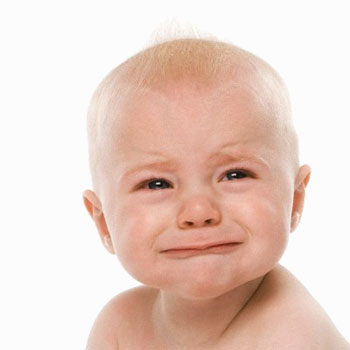
#> input picture faces/test1.jpg, 350 x 350 px, given in place of the camera
$ python cam_face_detection.py   (older library calls are emulated)
#> lines starting #> are read from the running program, lines starting #| are printed output that depends on the picture; after the words box and inside, x2 and y2 are one past the last pixel; in counts of white or black regions, pixels touching at a corner belong together
import cv2
import time

save_path = 'C:\\Users\\a2001\\Desktop\\' #ex: 'C:\\Users\\username\\Desktop\\saved_faces'
cascade = 0 #0 for Haar; 1 for LBP

if (cascade == 0):
    face_cascade = cv2.CascadeClassifier('haarcascades\\haarcascade_frontalface_alt.xml')
elif (cascade == 1):
    face_cascade = cv2.CascadeClassifier('lbpcascades\\lbpcascade_frontalface.xml')

autoSave = False #autosave pictures when faces detected
markOn = False #leave the detection mark
webcamOn = True #True for webcam; False for video
if(webcamOn):
    cap = cv2.VideoCapture(0)
else:
    vid = cv2.VideoCapture('..\\database\\image recognition\\examples\\footage.mp4')

blockColor = [
        (255, 0, 0), #0:blue
        (0, 255, 0), #1:green
        (0, 0, 255), #2:red
        (255, 255, 0), #3:teal
        (0, 255, 255), #4:orange
        (255, 0, 255) #5:purple
        ]

def faceDetection(name):
#> called with name = 'Output'
    isOn = True
    while(True):
        if(webcamOn):
            ret, frame = cap.read()
#> frame is the input picture: shape (350, 350, 3); mean B, G, R 199.5, 209.5, 232.8
        else:
            ret, frame = vid.read()
            if (not ret):
                break
        keypress = cv2.waitKey(1)
#> (key q is pressed here)

        if(ret is True):
            if(not webcamOn):
                frame = cv2.resize(frame, None, fx=0.3, fy=0.3, interpolation = cv2.INTER_LINEAR)
            gray = cv2.cvtColor(frame, cv2.COLOR_BGR2GRAY)
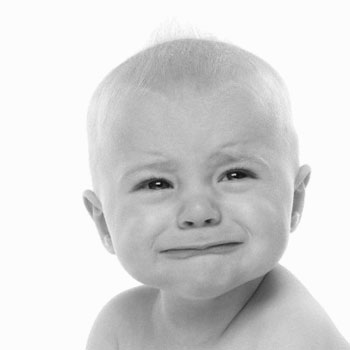
#> gray: shape (350, 350); min 0, max 255, mean 215.3
            faces = face_cascade.detectMultiScale(gray, 1.3, 5)
#> faces = [[98, 102, 194, 194]]
            date = time.strftime('%Y%m%d_%H%M%S')

            for (x,y,w,h) in faces:
                display = frame.copy()
                i = 1
                cv2.rectangle(frame, (x,y), (x+w, y+h), blockColor[i], 2)

                #auto-save
                if(autoSave):
                    mes = 'Faces found: ' + str(len(faces))
                    print(mes)
                    if (markOn):
                        cv2.imwrite((save_path+'saved_faces_'+date+'.jpg'), frame)
                    else:
                        cv2.imwrite((save_path+'saved_faces_'+date+'.jpg'), display)

                    #file saved
                    text = 'File saved'
                    boxColor = (200, 255, 200)
                    textColor = (0, 255, 0)
                    textBox(frame, text, boxColor, textColor)
#> this loop made 1 pass
#> (x, y, w, h, i) on pass 1: (98, 102, 194, 194, 1)
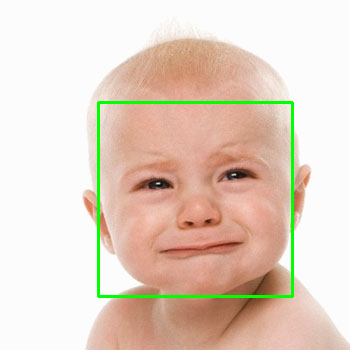
#> frame: shape (350, 350, 3); 1.9% of pixels changed, all inside (x1, y1, x2, y2) = (97, 101, 294, 298)


            #quit
            if keypress & 0xFF == ord('q'):
                break

            #print the number of faces found
            if (len(faces) > 0):
                mes = 'Faces found: ' + str(len(faces))

                #pause
                if keypress & 0xFF == ord(' '):
                    isOn = not isOn
                    if (not isOn and autoSave == False):
                        print(mes)
                        if (markOn):
                            cv2.imwrite((save_path+'saved_faces_'+date+'.jpg'), frame)
                        else:
                            cv2.imwrite((save_path+'saved_faces_'+date+'.jpg'), display)

                        #file saved
                        text = 'File saved'
                        boxColor = (200, 255, 200)
                        textColor = (15, 15, 15)
                        textBox(frame, text, boxColor, textColor)
                        cv2.imshow(name, frame)

                #print instruction
                if (not autoSave):
                    text = 'Press \'Space\' to screenshot/Press \'q\' to quit'
                    boxColor = (235, 235, 235)
                    textColor = (15, 15, 15)
                    textBox(frame, text, boxColor, textColor)

            else:
                #pause
                if keypress & 0xFF == ord(' '):
                    isOn = not isOn

                #detection error
                text = 'Detection Error: objects(faces) not found'
                mes = text
                boxColor = (200, 200, 255)
                textColor = (0, 0, 255)
                textBox(frame, text, boxColor, textColor)

        else:
            continue

        if(isOn):
            cv2.imshow(name, frame)

    if(webcamOn):
        cap.release()
    else:
        vid.release()
    cv2.destroyAllWindows()

def textBox(frame, text, boxColor, textColor):
    font = cv2.FONT_HERSHEY_SIMPLEX
    size = (frame.shape[1] * 0.8) / frame.shape[1]
    thickness = 1
    #get boundary of the text
    textsize = cv2.getTextSize(text, font, size, thickness)[0]
    #get coords
    textX = int((frame.shape[1] - textsize[0]) / 2)
    textY = frame.shape[0] - textsize[1] * 2
    textXa = textX
    textXb = textX + textsize[0]
    overlay = frame.copy()
    cv2.rectangle(overlay, (textXa-3, textY-int(textsize[1]*0.5)), (textXb+3, textY+int(textsize[1]*1.5)), boxColor, -1)
    cv2.putText(overlay, text, (textXa, textY+15), font, size, textColor, thickness)
    opacity = 0.7
    cv2.addWeighted(overlay, opacity, frame, 1 - opacity, 0, frame)

faceDetection('Output')

$ run again, on faces/test2.jpg
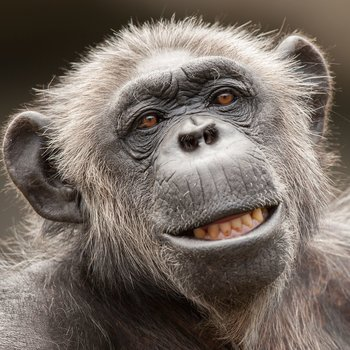
#> input picture faces/test2.jpg, 350 x 350 px, given in place of the camera
#> in faceDetection, frame is the input picture: shape (350, 350, 3); mean B, G, R 99, 107.1, 117.7
#> in faceDetection, `gray = cv2.cvtColor(frame, cv2.COLOR_BGR2GRAY)`:
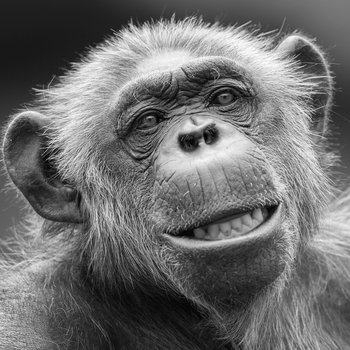
#> gray: shape (350, 350); min 0, max 254, mean 109.3
#> faces = ()

$ run again, on faces/test5.jpg
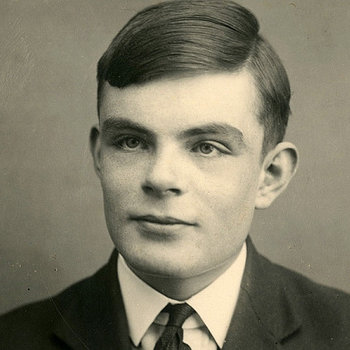
#> input picture faces/test5.jpg, 350 x 350 px, given in place of the camera
#> in faceDetection, frame is the input picture: shape (350, 350, 3); mean B, G, R 104.2, 123.8, 128.3
#> in faceDetection, `gray = cv2.cvtColor(frame, cv2.COLOR_BGR2GRAY)`:
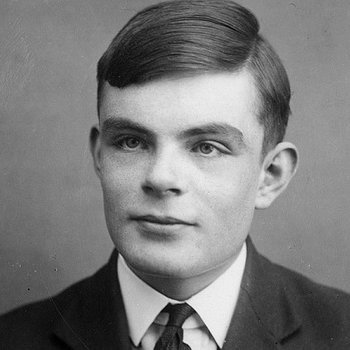
#> gray: shape (350, 350); min 0, max 250, mean 122.9
#> faces = [[63, 65, 206, 206]]
#> the loop in faceDetection, `for (x,y,w,h) in faces:` made 1 pass
#> (x, y, w, h, i) on pass 1: (63, 65, 206, 206, 1)
#> after the loop in faceDetection, `for (x,y,w,h) in faces:`:
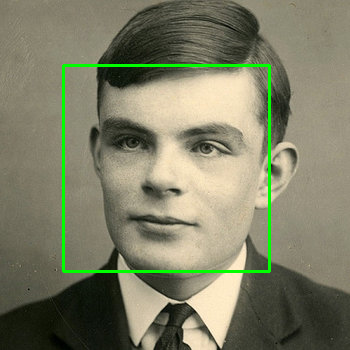
#> frame: shape (350, 350, 3); 2.01% of pixels changed, all inside (x1, y1, x2, y2) = (62, 64, 271, 273)
